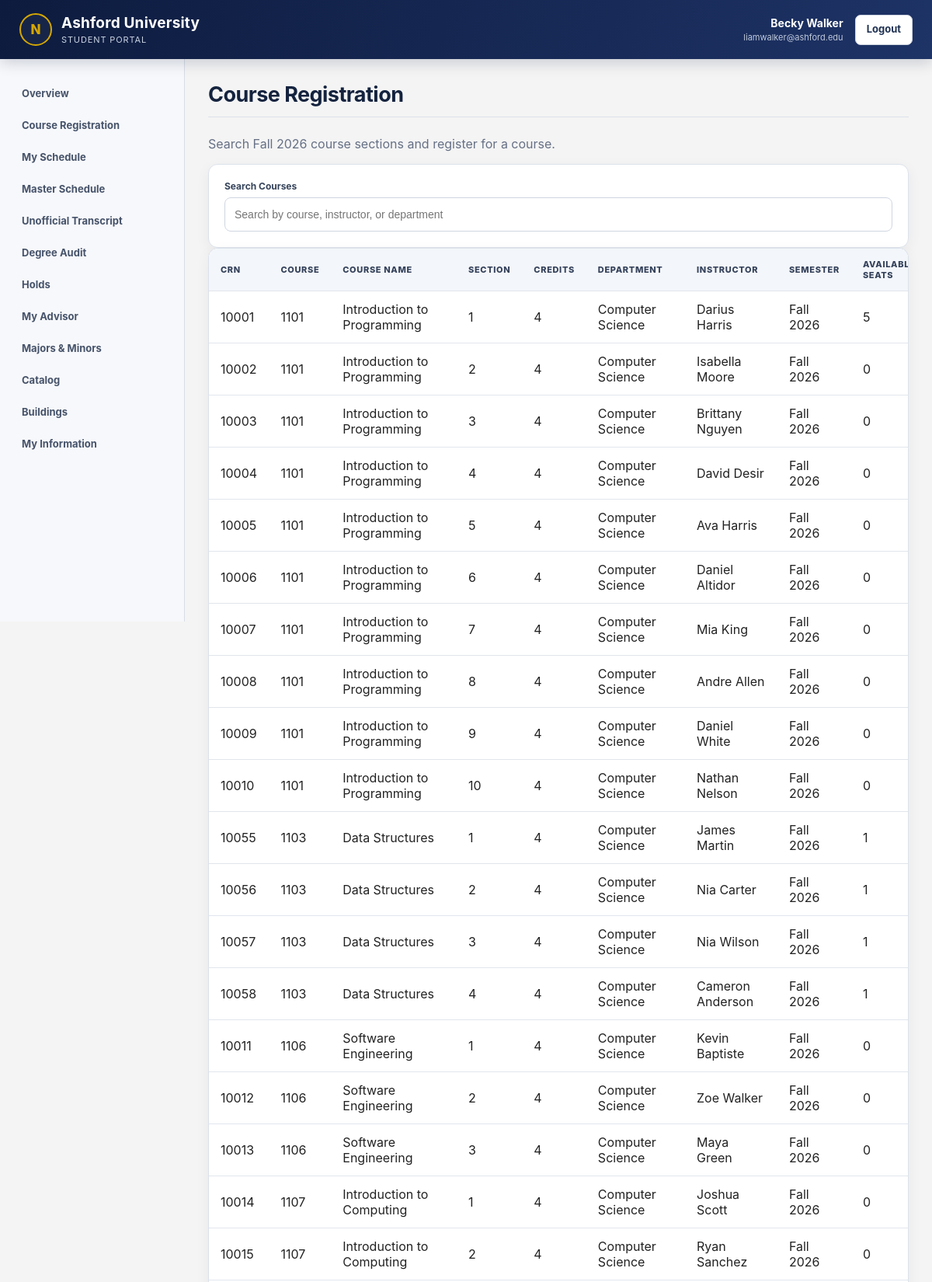
Page /student/registration.php (signed in, upper part) on the committed database.
### tables this page shows
CREATE TABLE `course_section` (
  `CRN` int(11) NOT NULL,
  `course_ID` int(11) NOT NULL,
  `section_No` int(11) NOT NULL,
  `faculty_ID` int(11) NOT NULL,
  `time_Slot_ID` int(11) NOT NULL,
  `lecture_ID` int(11) DEFAULT NULL,
  `lab_ID` int(11) DEFAULT NULL,
  `semester_ID` int(11) NOT NULL,
  `available_Seats` int(11) NOT NULL
);

CREATE TABLE `course` (
  `course_ID` int(11) NOT NULL,
  `dept_ID` int(11) NOT NULL,
  `course_Name` varchar(255) NOT NULL,
  `course_Credits` int(11) NOT NULL,
  `course_DSC` varchar(500) NOT NULL,
  `course_Type` enum('Undergraduate','Graduate') NOT NULL
);

CREATE TABLE `department` (
  `dept_ID` int(11) NOT NULL,
  `dept_Name` varchar(100) NOT NULL,
  `office_ID` int(11) NOT NULL,
  `Email` varchar(255) NOT NULL,
  `Phone_No` varchar(20) NOT NULL,
  `chair_ID` int(11) NOT NULL,
  `dept_Manager` varchar(100) NOT NULL
);

CREATE TABLE `user` (
  `user_ID` int(11) NOT NULL,
  `first_Name` varchar(50) NOT NULL,
  `middle_Name` varchar(50) DEFAULT NULL,
  `last_Name` varchar(50) NOT NULL,
  `gender` enum('Male','Female','Other') NOT NULL,
  `DOB` date NOT NULL,
  `street` varchar(100) NOT NULL,
  `city` varchar(50) NOT NULL,
  `state` varchar(50) NOT NULL,
  `zip_Code` varchar(10) NOT NULL,
  `user_Type` enum('Student','Faculty','Admin','StatStaff') NOT NULL
);

CREATE TABLE `semester` (
  `semester_ID` int(11) NOT NULL,
  `semester_Name` varchar(50) NOT NULL
);

### includes/functions.php (called while the page is built, shortened)
<?php
function all_rows(
    PDO $pdo,
    string $sql,
    array $params = []
): array {
    $stmt = $pdo->prepare($sql);
    $stmt->execute();
    return $stmt->fetchAll();
}
?>

### includes/auth.php (called while the page is built, shortened)
<?php
function e($value): string
{
    return htmlspecialchars(
        (string) $value,
        ENT_QUOTES,
        'UTF-8'
    );
}
?>

### student/registration.php (the view, shortened to what this page needs)
<?php
require_once '../config/database.php';
require_once '../includes/layout.php';
require_once '../includes/functions.php';
$sql = "SELECT
            Course_Section.CRN,
            Course.course_ID,
            Course.course_Name,
            Course_Section.section_No,
            Course.course_Credits,
            Department.dept_Name,
            User.first_Name,
            User.last_Name,
            Semester.semester_Name,
            Course_Section.available_Seats
        FROM Course_Section
        JOIN Course
            ON Course.course_ID = Course_Section.course_ID
        JOIN Department
            ON Department.dept_ID = Course.dept_ID
        JOIN User
            ON User.user_ID = Course_Section.faculty_ID
        JOIN Semester
            ON Semester.semester_ID = Course_Section.semester_ID
        WHERE Semester.semester_Name = 'Fall 2026'
        ORDER BY
            Course.course_ID,
            Course_Section.section_No";
$sections = all_rows(
    $pdo,
    $sql
);
?>
<p class="muted">
    Search Fall 2026 course sections and register for a course.
</p>
<div class="card">
    <label for="tableSearch">
        <strong>Search Courses</strong>
    </label>
    <input
        type="text"
        id="tableSearch"
        placeholder="Search by course, instructor, or department"
    >
</div>
<div class="table-wrap">
    <table id="dataTable">
        <thead>
            <tr>
                <th>CRN</th>
                <th>Course</th>
                <th>Course Name</th>
                <th>Section</th>
                <th>Credits</th>
                <th>Department</th>
                <th>Instructor</th>
                <th>Semester</th>
                <th>Available Seats</th>
            </tr>
        </thead>
        <tbody>
            <?php foreach ($sections as $section): ?>
                <tr>
                    <td><?= e($section['CRN']) ?></td>
                    <td><?= e($section['course_ID']) ?></td>
                    <td><?= e($section['course_Name']) ?></td>
                    <td><?= e($section['section_No']) ?></td>
                    <td><?= e($section['course_Credits']) ?></td>
                    <td><?= e($section['dept_Name']) ?></td>
                    <td>
                        <?= e(
                            $section['first_Name'] . ' ' .
                            $section['last_Name']
                        ) ?>
                    </td>
                    <td><?= e($section['semester_Name']) ?></td>
                    <td><?= e($section['available_Seats']) ?></td>
                </tr>
            <?php endforeach; ?>
        </tbody>
    </table>
</div>

### assets/css/style.css (style rules this page uses)
:root { --ashford-navy: #0d1b3e; --ashford-blue: #1e3366; --ashford-gold: #d6a800; --ashford-light: #f4f7fb; --ashford-text: #172238; --ashford-muted: #667085; --ashford-border: #dce2eb; }
* { box-sizing: border-box; }
body { margin: 0; font-family: Inter, Arial, Helvetica, sans-serif; background-color: #f4f4f4; color: #222; }
.muted { color: var(--ashford-muted); }
.card { margin: 0; padding: 20px; border: 1px solid #dce2eb; border-radius: 12px; background: white; box-shadow: 0 5px 18px rgba(25, 39, 66, 0.055); }
.table-wrap { overflow-x: auto; border: 1px solid #dce2eb; border-radius: 12px; background-color: white; box-shadow: 0 5px 18px rgba(25, 39, 66, 0.05); }
table { width: 100%; border-collapse: collapse; background-color: white; }
th, td { padding: 13px 15px; border-bottom: 1px solid #e1e6ed; text-align: left; vertical-align: middle; }
th { color: #34415a; background: #f3f6fa; font-size: 11px; font-weight: 800; letter-spacing: 0.06em; text-transform: uppercase; }
input, select { width: 100%; min-height: 44px; padding: 10px 12px; border: 1px solid #cfd6e1; border-radius: 8px; outline: none; color: #1b2a42; background: white; font-family: Arial, Helvetica, sans-serif; font-size: 14px; transition: border-color 0.18s ease, box-shadow 0.18s ease; }
label { display: block; margin: 0 0 7px; color: #35435a; font-size: 12px; font-weight: 750; }

### rows in the picture
course_section: CRN "10001", course_ID.course_ID "1101", course_ID.course_Name "Introduction to Programming", section_No "1", course_ID.course_Credits "4", department.dept_Name "Computer Science", user.first_Name+last_Name "Darius Harris", semester_ID.semester_Name "Fall 2026", available_Seats "5"
course_section: CRN "10002", course_ID.course_ID "1101", course_ID.course_Name "Introduction to Programming", section_No "2", course_ID.course_Credits "4", department.dept_Name "Computer Science", user.first_Name+last_Name "Isabella Moore", semester_ID.semester_Name "Fall 2026", available_Seats "0"
course_section: CRN "10003", course_ID.course_ID "1101", course_ID.course_Name "Introduction to Programming", section_No "3", course_ID.course_Credits "4", department.dept_Name "Computer Science", user.first_Name+last_Name "Brittany Nguyen", semester_ID.semester_Name "Fall 2026", available_Seats "0"
course_section: CRN "10004", course_ID.course_ID "1101", course_ID.course_Name "Introduction to Programming", section_No "4", course_ID.course_Credits "4", department.dept_Name "Computer Science", user.first_Name+last_Name "David Desir", semester_ID.semester_Name "Fall 2026", available_Seats "0"
course_section: CRN "10005", course_ID.course_ID "1101", course_ID.course_Name "Introduction to Programming", section_No "5", course_ID.course_Credits "4", department.dept_Name "Computer Science", user.first_Name+last_Name "Ava Harris", semester_ID.semester_Name "Fall 2026", available_Seats "0"
course_section: CRN "10006", course_ID.course_ID "1101", course_ID.course_Name "Introduction to Programming", section_No "6", course_ID.course_Credits "4", department.dept_Name "Computer Science", user.first_Name+last_Name "Daniel Altidor", semester_ID.semester_Name "Fall 2026", available_Seats "0"
course_section: CRN "10007", course_ID.course_ID "1101", course_ID.course_Name "Introduction to Programming", section_No "7", course_ID.course_Credits "4", department.dept_Name "Computer Science", user.first_Name+last_Name "Mia King", semester_ID.semester_Name "Fall 2026", available_Seats "0"
course_section: CRN "10008", course_ID.course_ID "1101", course_ID.course_Name "Introduction to Programming", section_No "8", course_ID.course_Credits "4", department.dept_Name "Computer Science", user.first_Name+last_Name "Andre Allen", semester_ID.semester_Name "Fall 2026", available_Seats "0"
course_section: CRN "10009", course_ID.course_ID "1101", course_ID.course_Name "Introduction to Programming", section_No "9", course_ID.course_Credits "4", department.dept_Name "Computer Science", user.first_Name+last_Name "Daniel White", semester_ID.semester_Name "Fall 2026", available_Seats "0"
course_section: CRN "10010", course_ID.course_ID "1101", course_ID.course_Name "Introduction to Programming", section_No "10", course_ID.course_Credits "4", department.dept_Name "Computer Science", user.first_Name+last_Name "Nathan Nelson", semester_ID.semester_Name "Fall 2026", available_Seats "0"
course_section: CRN "10055", course_ID.course_ID "1103", course_ID.course_Name "Data Structures", section_No "1", course_ID.course_Credits "4", department.dept_Name "Computer Science", user.first_Name+last_Name "James Martin", semester_ID.semester_Name "Fall 2026", available_Seats "1"
course_section: CRN "10056", course_ID.course_ID "1103", course_ID.course_Name "Data Structures", section_No "2", course_ID.course_Credits "4", department.dept_Name "Computer Science", user.first_Name+last_Name "Nia Carter", semester_ID.semester_Name "Fall 2026", available_Seats "1"
course_section: CRN "10057", course_ID.course_ID "1103", course_ID.course_Name "Data Structures", section_No "3", course_ID.course_Credits "4", department.dept_Name "Computer Science", user.first_Name+last_Name "Nia Wilson", semester_ID.semester_Name "Fall 2026", available_Seats "1"
course_section: CRN "10058", course_ID.course_ID "1103", course_ID.course_Name "Data Structures", section_No "4", course_ID.course_Credits "4", department.dept_Name "Computer Science", user.first_Name+last_Name "Cameron Anderson", semester_ID.semester_Name "Fall 2026", available_Seats "1"
course_section: CRN "10011", course_ID.course_ID "1106", course_ID.course_Name "Software Engineering", section_No "1", course_ID.course_Credits "4", department.dept_Name "Computer Science", user.first_Name+last_Name "Kevin Baptiste", semester_ID.semester_Name "Fall 2026", available_Seats "0"
course_section: CRN "10012", course_ID.course_ID "1106", course_ID.course_Name "Software Engineering", section_No "2", course_ID.course_Credits "4", department.dept_Name "Computer Science", user.first_Name+last_Name "Zoe Walker", semester_ID.semester_Name "Fall 2026", available_Seats "0"
course_section: CRN "10013", course_ID.course_ID "1106", course_ID.course_Name "Software Engineering", section_No "3", course_ID.course_Credits "4", department.dept_Name "Computer Science", user.first_Name+last_Name "Maya Green", semester_ID.semester_Name "Fall 2026", available_Seats "0"
course_section: CRN "10014", course_ID.course_ID "1107", course_ID.course_Name "Introduction to Computing", section_No "1", course_ID.course_Credits "4", department.dept_Name "Computer Science", user.first_Name+last_Name "Joshua Scott", semester_ID.semester_Name "Fall 2026", available_Seats "0"
course_section: CRN "10015", course_ID.course_ID "1107", course_ID.course_Name "Introduction to Computing", section_No "2", course_ID.course_Credits "4", department.dept_Name "Computer Science", user.first_Name+last_Name "Ryan Sanchez", semester_ID.semester_Name "Fall 2026", available_Seats "0"

### other values in the picture
$portalName "STUDENT PORTAL"
$name "Becky Walker"
$email "liamwalker@ashford.edu"
$label "Overview"
$label "Course Registration"
$label "My Schedule"
$label "Master Schedule"
$label "Unofficial Transcript"
$label "Degree Audit"
$label "Holds"
$label "My Advisor"
$label "Majors & Minors"
$label "Catalog"
$label "Buildings"
$label "My Information"
